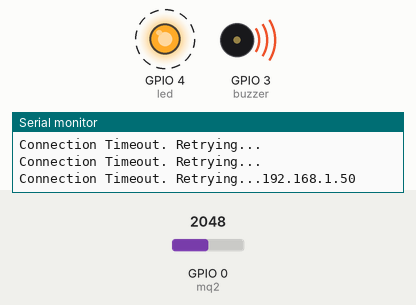
A program run on a simulated ESP32-C3. Parts: output pins drawn as LEDs (lit = HIGH), buzzer (waves = sounding, pin HIGH), the last lines printed to the serial monitor. Dashed ring = blinking. The test bench sets the inputs (shaded band); at power-on: GPIO 0 (mq2) = 2048. WiFi joins after 1.5 s; servers stay silent unless stated; uploads are accepted with an empty reply.

Above: at 2.4 s.
2.8 s: GPIO 0 (mq2) set to 278
5.8 s: GPIO 0 (mq2) set to 228
At 6.7 s:
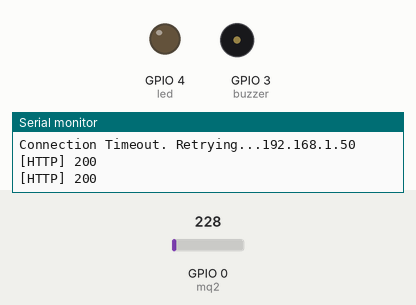
7.8 s: GPIO 0 (mq2) set to 290
At 9.4 s:
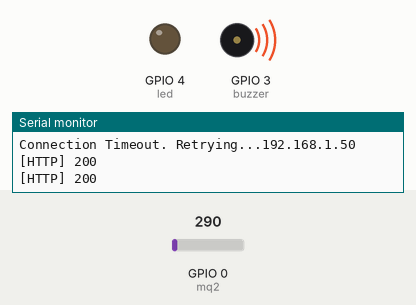
10.8 s: GPIO 0 (mq2) set to 210
At 11.3 s:
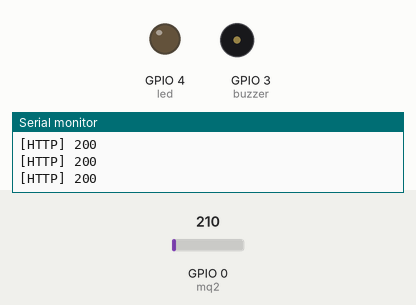
Timing chart, 0 to 13.3 s (numbered marks = the images above; inputs shaded):
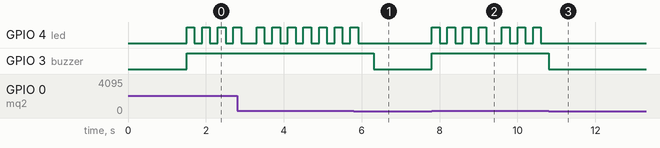

Measured:
- the behaviour switches between 251 and 250 on GPIO 0 (mq2) (found by bisection; images 0 and 1)
- after the input at 5.8 s, GPIO 4 (led): goes on until 5.9 s, then stays LOW; GPIO 3 (buzzer): HIGH → LOW after 0.51 s
- after the input at 7.8 s, GPIO 4 (led): LOW → HIGH at once, → LOW 0.20 s later, → HIGH 0.20 s later, → LOW 0.20 s later, … (14 changes in this stretch); GPIO 3 (buzzer): LOW → HIGH at once
- after the input at 10.8 s, GPIO 4 (led): stops changing and stays LOW; GPIO 3 (buzzer): HIGH → LOW at once
- by itself, GPIO 4 (led): repeats every 0.40 s: HIGH 0.20 s, LOW 0.20 s

The program:

main.cpp
```cpp
#include <Arduino.h>
#include <WiFi.h>
#include <HTTPClient.h>
#include <WiFiClientSecure.h>
#include <ArduinoJson.h>

// --- Konfigurasi Wi-Fi ---
const char* ssid = "YourSSID";
const char* pswd = "YourPSWD";

// --- Endpoint Domain ---
const char* url = "https://example.com/api/gas-sensor";
const char* id = "DeviceID";

// --- Pin Assignment ESP32-C3 ---
const int mq2 = 0;
const int buzzer = 3;
const int led = 4;

// --- Threshold nilai analog ---
const int batas = 250;

// --- HTTP POST ---
unsigned long lastSendTime = 0;
const unsigned long SEND_INTERVAL = 3000;

void kirimdata(int gas) {
  if (WiFi.status() != WL_CONNECTED) {
    return;
  }

  WiFiClientSecure client;

// --- Bypass SSL Cert verification ---
//  client.setInsecure();

  HTTPClient http;
  if (http.begin(client, url)) {
    http.addHeader("Content-Type", "application/json");

    // --- JSON Payload ---
    StaticJsonDocument<200> doc;
    doc["device_id"] = id;
    doc["gas_raw"] = gas;
    doc["gas_detected"] = (gas > batas);

    String jsonPayload;
    serializeJson(doc, jsonPayload);

    int httpCode = http.POST(jsonPayload);

    if (httpCode > 0) {
      Serial.printf("[HTTP] %d\n", httpCode);
    } else {
      Serial.printf("[HTTP] %s\n", http.errorToString(httpCode).c_str());
    }

    http.end();
  } else {
    Serial.println("[HTTP] Unable to connect to server endpoint");
  }
}

void setup() {

  // --- Serial Debug Connection ---
  Serial.begin(115200);

  // --- Pin Mode ---
  pinMode(mq2, INPUT);
  pinMode(buzzer, OUTPUT);
  pinMode(led, OUTPUT);

  // --- Wi-Fi ---
  WiFi.begin(ssid, pswd);

  int timeout = 0;
  while (WiFi.status() != WL_CONNECTED && timeout < 20) {
    delay(500);
    Serial.print("\nConnection Timeout. Retrying...");
    timeout++;
  }

  if (WiFi.status() == WL_CONNECTED) {
    Serial.println(WiFi.localIP());
  } else {
    Serial.println("\n[Wi-Fi] Connection Timeout.");
  }
}

void loop() {

  // --- Sensor Read ---
  int gas = analogRead(mq2);

  // --- Sensor Logic ---
  if (gas > batas) {
    digitalWrite(buzzer, HIGH);
    digitalWrite(led, HIGH);
    delay(200);
    digitalWrite(led, LOW);
    delay(200);
  } else {
    digitalWrite(buzzer, LOW);
    digitalWrite(led, LOW);
    delay(1);
  }

  // --- Trigger ---
  unsigned long currentMillis = millis();
  if (currentMillis - lastSendTime >= SEND_INTERVAL) {
    lastSendTime = currentMillis;
    kirimdata(gas);
  }
}
```
